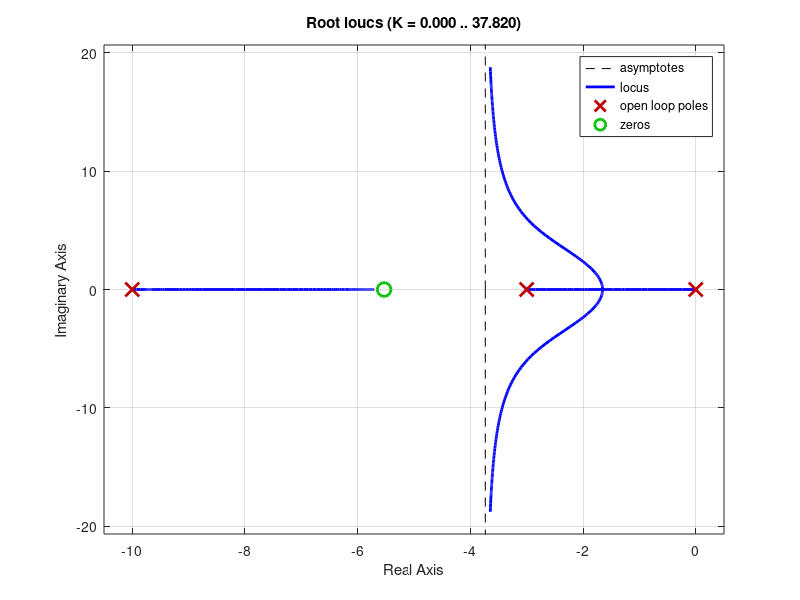

MATLAB code for this plot: (Note: this script raises an error after producing the figure.)
%tp5, compensación
%% Ejercicio 1
clc
clear
s = tf('s');

GH = 8/(s*(1+0.5*s));
C = (s+2.92)/(s+5.46);

rlocus(GH*C);

%% Ejercicio 2
clc
clear
s = tf('s');

GH = 2/((1+0.1*s)*(6+2*s));
C = ((s+5.53))/(s);

rlocus(GH*C);

%% Ejercicio 3

clc
clear
s = tf('s');

GH = (s-50)/((s)*(s+10));

C0 = -1;
C1 = (1+s/2.85)/(s+1);
C2 = (S+0.01)/(S+0.001);
rlocus(GH*C0*C1*C2);

%% Ejercicio 5
clc
clear
s = tf('s');

GH = 4/((s)*(s+0.5));
C = ((s+0.5)*(s+0.016))/((s+5)*(s+0.001));

Cgabi = ((s+0.0001)*(1+s/2.5))/((s+0.008)*(1+ s/8.7));

rlocus(GH*Cgabi);

%% Ejercicio 6
clc
clear
s = tf('s');

GH = 16/(s*(s+2));
C1a = (s+3.75)/(s+14);
C1b = (s+2.16)/(s+6.4951);
C1c = (0.2719)/(1);

bode(GH)

%% Ejercicio 7
clc;
clear;

s = tf('s');

% Definición de GH y C
GH = (8)/(s*(s+4)*(0.0625*s+1));
C = (s+0.01)/(s+0.001);

% Crear una ventana gráfica
figure;

% Primer subplot para el lugar de raíces de GH
subplot(2,1,1);  % Dividimos la ventana en 2 filas y 1 columna, seleccionamos la primera parte
rlocus(GH);
title('Lugar de Raíces de GH');


% Segundo subplot para el lugar de raíces de GH*C
subplot(2,1,2);  % Seleccionamos la segunda parte de la ventana
rlocus(GH*C);
title('Lugar de Raíces de GH*C');



%% Ejercicio 8
clc
clear
s = tf('s');

GH = (8000*(s+1))/((s+10)*(s+200));

%opcion 1
C1 = 1/s;
C2 = 31.622;
C3 = (1866/500)*(s+500)/(s+1866);
CA = C1*C2*C3

%opcion 2
C1 = 1/s;
C2 = (s/0.022+1);
C3 = (s/0.0201+1);
CB = C1*C2

rlocus(GH*C1*C3);
% bode(GH*C3*C1);v

%% Ejercicio 9
clc
clear
s = tf('s');

GH = (-100)/((s+10)*(s+50));

%opcion 1
C1 = -1/s; %souciono Eee escalon = 0
C2 = 250; %soluciono Eee rampa = 0.02
C3 = (1+s/0.04); %plancho la ganancia a 60db entre 0 y 1 rad/s
C4 = (1+s/787)/(1+s/8995.45);% agrego 50 de fase a 724rad/s
CA = C1*C2*C3*C4;

rlocus(GH*CA);
bode(GH*CA);

%% Ejercicio 11

clc
clear
s = tf('s');

GH = (s+20)*0.4/((s+1)*(s+5));
C1 = (s+0.0625)/(s*(1+s/0.1));
C2 = (1+s/8.144);
C = C1*C2;

bode(GH*C)
